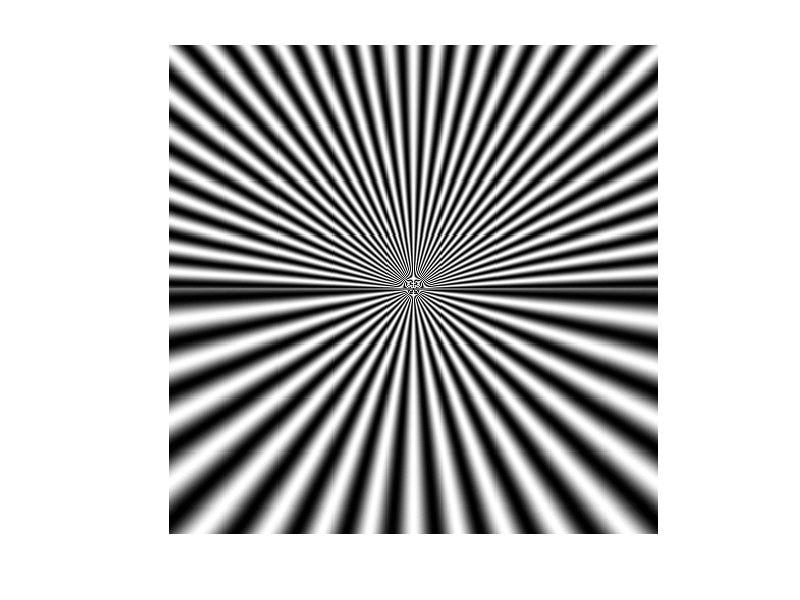

Reproduce this figure in MATLAB.
clc;
close all;  
clear;  
workspace;  
rows = 480;
columns = 480;
x0 = rows / 2;
y0 = columns / 2;
M = zeros(rows,columns);
F = zeros(rows,columns);

for x=1:rows
    for y=1:columns
        if x < rows / 2
            lambda1 = 0.1;
            a1 = 0.0383;
        end
        if x >= rows / 2
            lambda1 = 0.18;
            a1 = 0.0689;  
        end
        k = 0;
        M(x,y) = (1 + cos(2 * pi / lambda1 * (atan((y0 - y)/(x - x0)) ...
            + a1 * sin(2 * pi * k / 1)))) / 2;
    end
end
imshow(M)
